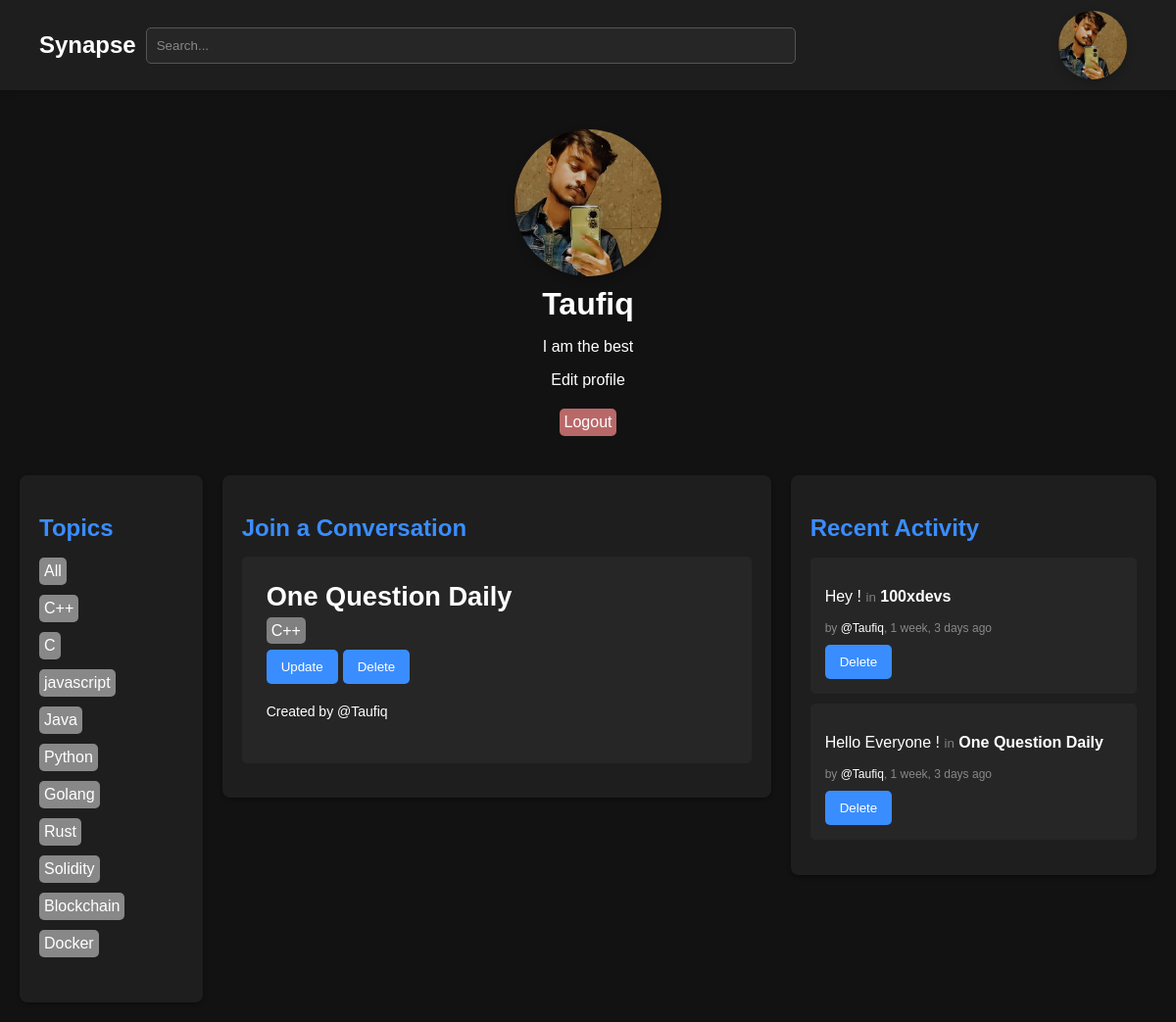
The page /profile/1 (signed in) on the database as committed earlier.
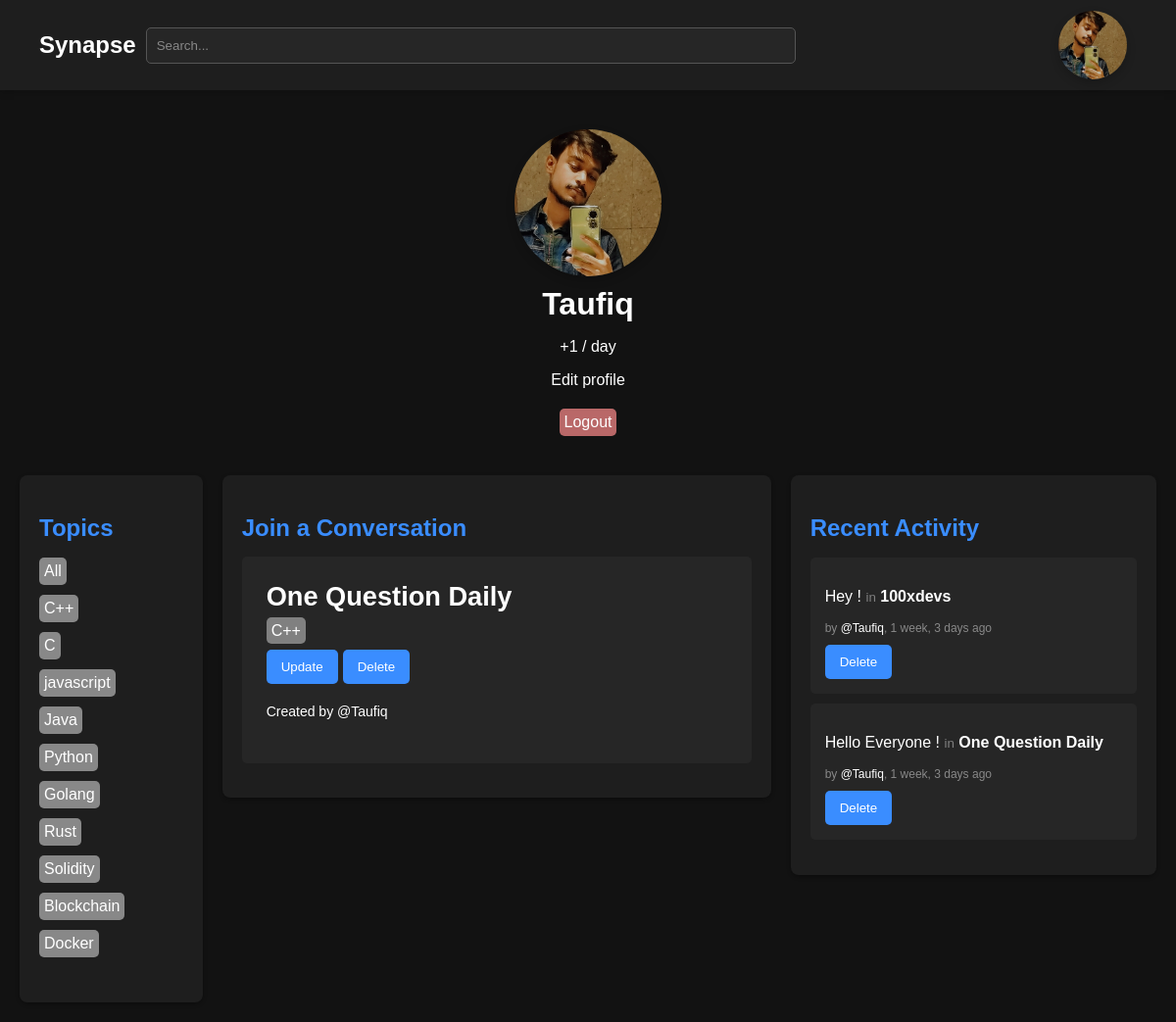
The same page on the database as committed later.
### base/models.py (models this page shows)
class User(AbstractUser):
    name = models.CharField(max_length=200 ,null=True)
    email = models.EmailField(null=True,unique=True)
    bio = models.TextField(null=True)
    avatar = models.ImageField(null=True,default="avatar.png")
    USERNAME_FIELD = 'email'
    REQUIRED_FIELDS = []

class Topic(models.Model):
    name = models.CharField(max_length=200)
    def __str__(self):
        return self.name

class Room(models.Model):
    host = models.ForeignKey(User, on_delete=models.SET_NULL, null=True)
    name = models.CharField(max_length=200)
    participants = models.ManyToManyField(User,related_name='participants')
    description = models.TextField(null=True, blank=True)
    topic = models.ForeignKey(Topic, on_delete=models.SET_NULL, null=True)
    updated = models.DateTimeField(auto_now= True)
    created = models.DateTimeField(auto_now_add= True)
    class Meta:
        ordering = ['-updated', 'created']
    def __str__ (self):
        return self.name

class Message(models.Model):
    user = models.ForeignKey(User, on_delete=models.CASCADE)
    body = models.TextField()
    room = models.ForeignKey(Room, related_name='messages', on_delete=models.CASCADE)
    updated = models.DateTimeField(auto_now= True)
    created = models.DateTimeField(auto_now_add= True)
    class Meta:
        ordering = ['-updated', 'created']
    def __str__ (self):
        return self.body[0:50]

### base/views.py (the view)
# urls.py: path('profile/<str:pk>', views.userProfile , name = "user-profile"),
def userProfile(request, pk):
    user = User.objects.get(id=pk)
    rooms = user.room_set.all()
    room_messages = user.message_set.all()
    topics = Topic.objects.all()
    context = {'user': user,'rooms': rooms, 'room_messages':room_messages,'topics':topics}
    return render(request, 'base/profile.html', context)

### base/templates/base/profile.html (shortened to what this page needs)
{% extends 'main.html' %}
{% block content %}
<div class="profile-header">
  <div class="profile-pic-container" style="width: 150px;
    height: 150px;"><img src={{user.avatar.url}} /></div>
  <div class="username-profile">{{user.username}}</div>
{% if request.user.id == user.id %}
<div>
  <p>{{user.bio}}</p>
</div>
<div>
  <a href="{% url 'update-user' %}">Edit profile</a>
</div>
    {% if request.user.is_authenticated %}
    <a style=" margin: 20px; padding: 5px; background-color: rgb(185, 104, 104); border-radius: 5px;" href="{% url 'logout' %}">Logout</a>
    {% else %}
    <a href="{% url 'login' %}">Login</a>
    {% endif %}
  </div>
{% endif %}
  <div class="dashboard">
    <div>{% include 'base/topics_component.html' %}</div>
    <div>{% include 'base/feed_component.html' %}</div>
    <div>{% include 'base/activity_component.html' %}</div>
  </div>
{% endblock %}

### templates/main.html (shortened to what this page needs)
<!DOCTYPE html>
{% load static %}
<html lang="en">
<head>
    <link rel="stylesheet" href="{% static 'styles/style.css' %}">
</head>
<body>
    {% include 'nav.html' %}
    {% block content %}
    {% endblock %}
</body>
</html>

### templates/nav.html
<nav class="navbar">
  <a class="logo" href="/">Synapse </a>
  <div class="search-container">
    <form style="padding: 10px" method="GET" action="{% url 'home' %}">
      <input class="search-bar" name="q" placeholder="Search..." />
    </form>
  </div>
  <div style="margin-right: 10px; margin-left: 25%">
    {% if request.user.is_authenticated %}
    <a href="{% url 'user-profile' request.user.id %}">
      <div class="profile-pic-container" style="    width: 70px;
    height: 70px;">
        <img src="{{request.user.avatar.url}}" alt="Profile Picture" />
      </div>
    </a>
    {% else %}
    <a style="" href="{% url 'login' %}">hhd</a>
    {% endif %}
  </div>
</nav>

### base/templates/base/topics_component.html
  <div class="column topics">
    <h2>Topics</h2>
    <ul>
      <li style="background-color:#888888;  padding: 5px; border-radius: 5px; margin-bottom: 10px; display: inline-block;"><a href="{% url 'home' %}">All</a></li>
      {% for topic in topics %}
      <div>
        <li style="background-color:#888888;  padding: 5px; border-radius: 5px; margin-bottom: 10px; display: inline-block;"><a href="{% url 'home' %}?q={{topic.name|urlencode }}"
          >{{topic.name}}</a
        ></li>
      </div>
      {% endfor %}
    </ul>
  </div>

### base/templates/base/feed_component.html
<div class="column feeds">
  <h2>Join a Conversation</h2>
  {% for room in rooms %}
  <div class="feed-item">
    <div
      style="font-size: 1.7rem; font-weight: 700; padding-bottom: 10px"
      class="room-name"
    >
      <a href="{% url 'room' room.id %}">{{room.name}}</a>
    </div>
    <span style="background-color: gray; padding: 5px; border-radius: 5px;">{{room.topic}}</span>
    {% if request.user == room.host %}
    <div class="button-group">
      <button class="update-btn">
        <a href="{% url 'update-room' room.id %}">Update</a>
      </button>
      <button class="delete-btn">
        <a href="{% url 'delete-room' room.id %}">Delete</a>
      </button>
    </div>
    {% endif %}
    <div class="host-name">
      <a href="{% url 'user-profile' room.host.id %}"
        >Created by @{{room.host.username}}
      </a>
    </div>
  </div>
  {% endfor %}
</div>

### base/templates/base/activity_component.html
<div class="column recent-activity">
  <h2>Recent Activity</h2>
  <ul>
    {% for message in room_messages %}
    <li class="activity-item">
      <p>{{message}} <small style="color: gray;">in</small> <strong>{{message.room}}</strong></p>
      <span class="activity-meta"
        >by
        <a href="{% url 'user-profile' message.user.id %}">@{{message.user.username}}</a
        >, {{message.created|timesince}} ago</span
      >
      {% if request.user == message.user %}
      <button style=" margin-top: 10px;" class="delete-btn">
        <a href="{% url 'delete-message' message.id %}">Delete</a>
      </button>
      {% endif %}
    </li>
    {% endfor %}
  </ul>
</div>

### static/styles/style.css (style rules this page uses)
body { margin: 0; font-family: 'Arial', sans-serif; background-color: #121212; color: #ffffff; }
a { text-decoration: none; color: white; }
.navbar { display: flex; justify-content: space-between; align-items: center; padding: 1rem 40px; background-color: #1e1e1e; height: 60px; box-shadow: 0 2px 8px rgba(0, 0, 0, 0.2); }
.logo { font-size: 24px; font-weight: bold; }
.search-container { flex: 1; }
.search-bar { width: 100%; padding: 10px; border-radius: 5px; border: 1px solid #555; background-color: #262626; color: #ffffff; }
.search-bar::placeholder { color: #888; }
.dashboard { display: grid; grid-template-columns: 1fr 3fr 2fr; gap: 20px; padding: 20px; }
.column { background-color: #1e1e1e; padding: 20px; border-radius: 8px; box-shadow: 0 2px 4px rgba(0, 0, 0, 0.3); }
h2 { color: #3a8dff; margin-bottom: 15px; }
.feed-item { background-color: #262626; padding: 25px; margin: 15px 0; border-radius: 5px; }
.host-name { font-size: 14px; margin: 10px 0px; padding: 10px 0px ; }
.room-name { font-size: 1.5rem; }
.button-group { display: flex; justify-content: flex-start; margin-top: 10px; }
button { background-color: #3a8dff; color: white; border: none; padding: 10px 15px; border-radius: 5px; cursor: pointer; margin-right: 5px; transition: background-color 0.3s; }
ul { list-style-type: none; padding: 0; }
.activity-item { background-color: #262626; padding: 15px; margin: 10px 0; border-radius: 5px; }
.activity-meta { display: block; font-size: 12px; color: #888888; margin-top: 5px; }
input::placeholder, textarea::placeholder { color: #888; }
.profile-header { width: 100%; display: flex; flex-direction: column; justify-content: center; align-items: center; margin-top: 40px; }
.profile-pic-container { border-radius: 50%; overflow: hidden; box-shadow: 0 4px 10px rgba(0, 0, 0, 0.2); }
.profile-pic-container img { width: 100%; height: 100%; object-fit: cover; display: block; }
.username-profile { margin-top: 10px; font-size: xx-large; font-weight: 700; }

Rows that differ between the two databases and show on the page:
changed User "Taufiq": bio "I am the best" → "+1 / day"
